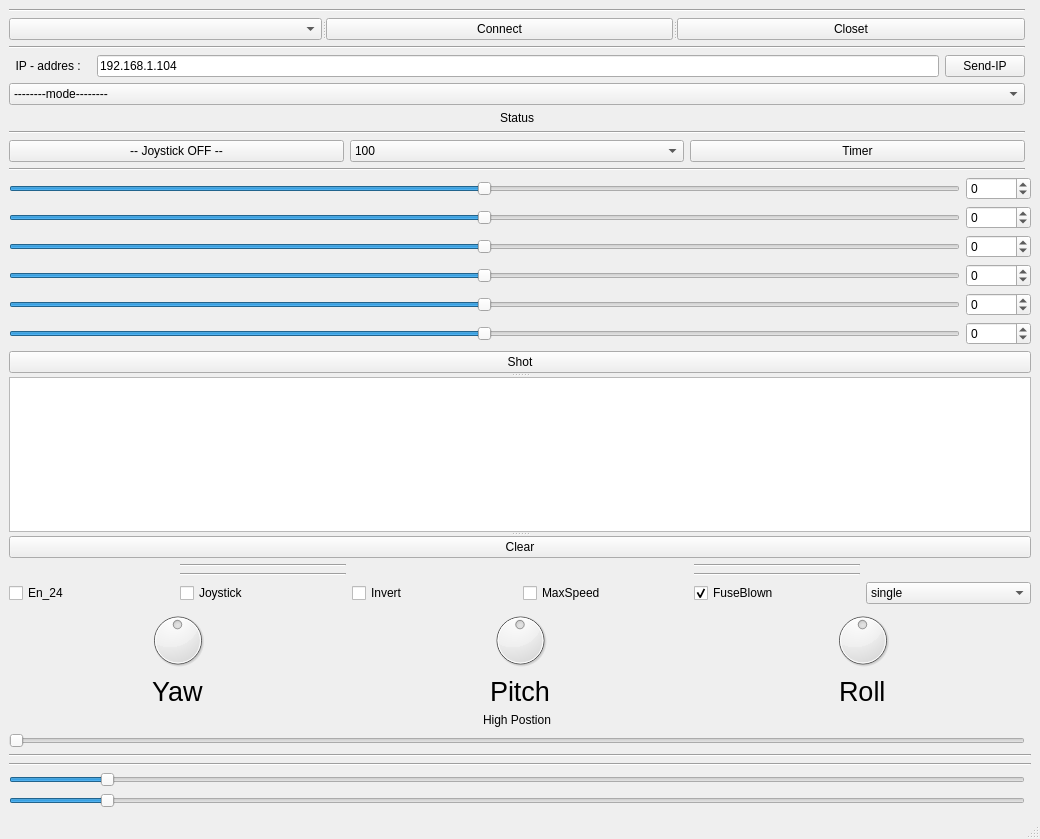
<?xml version="1.0" encoding="UTF-8"?>
<ui version="4.0">
 <class>MainWindow</class>
 <widget class="QMainWindow" name="MainWindow">
  <property name="geometry">
   <rect>
    <x>0</x>
    <y>0</y>
    <width>1040</width>
    <height>839</height>
   </rect>
  </property>
  <property name="windowTitle">
   <string>MainWindow</string>
  </property>
  <widget class="QWidget" name="centralwidget">
   <layout class="QGridLayout" name="gridLayout_6">
    <item row="8" column="0">
     <widget class="QSlider" name="horizontalSlider_coff2">
      <property name="minimum">
       <number>1</number>
      </property>
      <property name="maximum">
       <number>100</number>
      </property>
      <property name="value">
       <number>10</number>
      </property>
      <property name="orientation">
       <enum>Qt::Horizontal</enum>
      </property>
     </widget>
    </item>
    <item row="1" column="0" colspan="2">
     <widget class="QSplitter" name="splitter_3">
      <property name="orientation">
       <enum>Qt::Vertical</enum>
      </property>
      <widget class="QWidget" name="layoutWidget">
       <layout class="QVBoxLayout" name="verticalLayout">
        <item>
         <layout class="QHBoxLayout" name="horizontalLayout">
          <item>
           <widget class="QSlider" name="horizontalSlider_A">
            <property name="minimum">
             <number>-15</number>
            </property>
            <property name="maximum">
             <number>15</number>
            </property>
            <property name="orientation">
             <enum>Qt::Horizontal</enum>
            </property>
           </widget>
          </item>
          <item>
           <widget class="QSpinBox" name="spinBox_A">
            <property name="minimum">
             <number>-10000</number>
            </property>
            <property name="maximum">
             <number>10000</number>
            </property>
           </widget>
          </item>
         </layout>
        </item>
        <item>
         <layout class="QHBoxLayout" name="horizontalLayout_2">
          <item>
           <widget class="QSlider" name="horizontalSlider_B">
            <property name="minimum">
             <number>-15</number>
            </property>
            <property name="maximum">
             <number>15</number>
            </property>
            <property name="orientation">
             <enum>Qt::Horizontal</enum>
            </property>
           </widget>
          </item>
          <item>
           <widget class="QSpinBox" name="spinBox_B">
            <property name="minimum">
             <number>-10000</number>
            </property>
            <property name="maximum">
             <number>10000</number>
            </property>
           </widget>
          </item>
         </layout>
        </item>
        <item>
         <layout class="QHBoxLayout" name="horizontalLayout_3">
          <item>
           <widget class="QSlider" name="horizontalSlider_C">
            <property name="minimum">
             <number>-15</number>
            </property>
            <property name="maximum">
             <number>15</number>
            </property>
            <property name="orientation">
             <enum>Qt::Horizontal</enum>
            </property>
           </widget>
          </item>
          <item>
           <widget class="QSpinBox" name="spinBox_C">
            <property name="minimum">
             <number>-10000</number>
            </property>
            <property name="maximum">
             <number>10000</number>
            </property>
           </widget>
          </item>
         </layout>
        </item>
        <item>
         <layout class="QHBoxLayout" name="horizontalLayout_4">
          <item>
           <widget class="QSlider" name="horizontalSlider_D">
            <property name="minimum">
             <number>-10000</number>
            </property>
            <property name="maximum">
             <number>10000</number>
            </property>
            <property name="orientation">
             <enum>Qt::Horizontal</enum>
            </property>
           </widget>
          </item>
          <item>
           <widget class="QSpinBox" name="spinBox_D">
            <property name="minimum">
             <number>-10000</number>
            </property>
            <property name="maximum">
             <number>10000</number>
            </property>
           </widget>
          </item>
         </layout>
        </item>
        <item>
         <layout class="QHBoxLayout" name="horizontalLayout_5">
          <item>
           <widget class="QSlider" name="horizontalSlider_E">
            <property name="minimum">
             <number>-10000</number>
            </property>
            <property name="maximum">
             <number>10000</number>
            </property>
            <property name="orientation">
             <enum>Qt::Horizontal</enum>
            </property>
           </widget>
          </item>
          <item>
           <widget class="QSpinBox" name="spinBox_E">
            <property name="minimum">
             <number>-10000</number>
            </property>
            <property name="maximum">
             <number>10000</number>
            </property>
           </widget>
          </item>
         </layout>
        </item>
        <item>
         <layout class="QHBoxLayout" name="horizontalLayout_6">
          <item>
           <widget class="QSlider" name="horizontalSlider_F">
            <property name="minimum">
             <number>-10000</number>
            </property>
            <property name="maximum">
             <number>10000</number>
            </property>
            <property name="orientation">
             <enum>Qt::Horizontal</enum>
            </property>
           </widget>
          </item>
          <item>
           <widget class="QSpinBox" name="spinBox_F">
            <property name="minimum">
             <number>-10000</number>
            </property>
            <property name="maximum">
             <number>10000</number>
            </property>
           </widget>
          </item>
         </layout>
        </item>
        <item>
         <widget class="QPushButton" name="pushButton_Shot">
          <property name="text">
           <string>Shot</string>
          </property>
         </widget>
        </item>
       </layout>
      </widget>
      <widget class="QSplitter" name="splitter_2">
       <property name="orientation">
        <enum>Qt::Vertical</enum>
       </property>
       <widget class="QPlainTextEdit" name="plainTextEdit_Output">
        <property name="font">
         <font>
          <family>Ubuntu</family>
          <pointsize>12</pointsize>
          <italic>true</italic>
          <bold>false</bold>
         </font>
        </property>
       </widget>
       <widget class="QWidget" name="layoutWidget">
        <layout class="QVBoxLayout" name="verticalLayout_3">
         <item>
          <widget class="QPushButton" name="pushButton_Clear">
           <property name="text">
            <string>Clear</string>
           </property>
          </widget>
         </item>
         <item>
          <layout class="QGridLayout" name="gridLayout_5">
           <item row="2" column="2">
            <widget class="QCheckBox" name="checkBox_invert">
             <property name="text">
              <string>Invert</string>
             </property>
            </widget>
           </item>
           <item row="2" column="1">
            <widget class="QCheckBox" name="checkBox_JoystickIntegrateAngle">
             <property name="enabled">
              <bool>true</bool>
             </property>
             <property name="text">
              <string>Joystick</string>
             </property>
            </widget>
           </item>
           <item row="2" column="4">
            <widget class="QCheckBox" name="checkBox_FuseBlown">
             <property name="enabled">
              <bool>true</bool>
             </property>
             <property name="text">
              <string>FuseBlown</string>
             </property>
             <property name="checked">
              <bool>true</bool>
             </property>
            </widget>
           </item>
           <item row="1" column="1">
            <widget class="Line" name="line_5">
             <property name="orientation">
              <enum>Qt::Horizontal</enum>
             </property>
            </widget>
           </item>
           <item row="0" column="1">
            <widget class="Line" name="line_3">
             <property name="orientation">
              <enum>Qt::Horizontal</enum>
             </property>
            </widget>
           </item>
           <item row="0" column="4">
            <widget class="Line" name="line_4">
             <property name="orientation">
              <enum>Qt::Horizontal</enum>
             </property>
            </widget>
           </item>
           <item row="2" column="0">
            <widget class="QCheckBox" name="checkBox_En24">
             <property name="text">
              <string>En_24</string>
             </property>
            </widget>
           </item>
           <item row="1" column="4">
            <widget class="Line" name="line_8">
             <property name="orientation">
              <enum>Qt::Horizontal</enum>
             </property>
            </widget>
           </item>
           <item row="2" column="3">
            <widget class="QCheckBox" name="checkBox_maxSpeed">
             <property name="text">
              <string>MaxSpeed</string>
             </property>
            </widget>
           </item>
           <item row="2" column="5">
            <widget class="QComboBox" name="comboBox_TimeShot">
             <item>
              <property name="text">
               <string>single</string>
              </property>
             </item>
             <item>
              <property name="text">
               <string>two</string>
              </property>
             </item>
             <item>
              <property name="text">
               <string>all</string>
              </property>
             </item>
            </widget>
           </item>
          </layout>
         </item>
         <item>
          <layout class="QGridLayout" name="gridLayout_4">
           <item row="0" column="2">
            <layout class="QGridLayout" name="gridLayout_3">
             <item row="0" column="0">
              <widget class="QDial" name="dial_angle_roll">
               <property name="minimum">
                <number>-45000</number>
               </property>
               <property name="maximum">
                <number>45000</number>
               </property>
              </widget>
             </item>
             <item row="1" column="0" alignment="Qt::AlignHCenter">
              <widget class="QLabel" name="label_roll">
               <property name="font">
                <font>
                 <pointsize>20</pointsize>
                 <italic>false</italic>
                </font>
               </property>
               <property name="text">
                <string>Roll</string>
               </property>
              </widget>
             </item>
            </layout>
           </item>
           <item row="0" column="1">
            <layout class="QGridLayout" name="gridLayout_2">
             <item row="0" column="0">
              <widget class="QDial" name="dial_angle_pitch">
               <property name="minimum">
                <number>-45000</number>
               </property>
               <property name="maximum">
                <number>45000</number>
               </property>
              </widget>
             </item>
             <item row="1" column="0" alignment="Qt::AlignHCenter">
              <widget class="QLabel" name="label_pitch">
               <property name="font">
                <font>
                 <pointsize>20</pointsize>
                </font>
               </property>
               <property name="text">
                <string>Pitch</string>
               </property>
              </widget>
             </item>
            </layout>
           </item>
           <item row="0" column="0">
            <layout class="QGridLayout" name="gridLayout">
             <item row="1" column="0" alignment="Qt::AlignHCenter">
              <widget class="QLabel" name="label_yaw">
               <property name="font">
                <font>
                 <pointsize>20</pointsize>
                </font>
               </property>
               <property name="text">
                <string>Yaw</string>
               </property>
              </widget>
             </item>
             <item row="0" column="0">
              <widget class="QDial" name="dial_angle_yaw">
               <property name="minimum">
                <number>-45000</number>
               </property>
               <property name="maximum">
                <number>45000</number>
               </property>
              </widget>
             </item>
            </layout>
           </item>
          </layout>
         </item>
        </layout>
       </widget>
      </widget>
     </widget>
    </item>
    <item row="5" column="0" colspan="2">
     <widget class="Line" name="line_9">
      <property name="orientation">
       <enum>Qt::Horizontal</enum>
      </property>
     </widget>
    </item>
    <item row="4" column="0">
     <widget class="QSlider" name="horizontalSlider_HighPosition">
      <property name="maximum">
       <number>10000</number>
      </property>
      <property name="orientation">
       <enum>Qt::Horizontal</enum>
      </property>
     </widget>
    </item>
    <item row="7" column="0">
     <widget class="QSlider" name="horizontalSlider_coff1">
      <property name="minimum">
       <number>1</number>
      </property>
      <property name="maximum">
       <number>100</number>
      </property>
      <property name="singleStep">
       <number>10</number>
      </property>
      <property name="value">
       <number>10</number>
      </property>
      <property name="orientation">
       <enum>Qt::Horizontal</enum>
      </property>
     </widget>
    </item>
    <item row="0" column="0">
     <layout class="QVBoxLayout" name="verticalLayout_2">
      <item>
       <widget class="Line" name="line_2">
        <property name="orientation">
         <enum>Qt::Horizontal</enum>
        </property>
       </widget>
      </item>
      <item>
       <layout class="QHBoxLayout" name="horizontalLayout_7">
        <item>
         <widget class="QSplitter" name="splitter">
          <property name="orientation">
           <enum>Qt::Horizontal</enum>
          </property>
          <widget class="QComboBox" name="comboBox_SerialPorts"/>
          <widget class="QPushButton" name="pushButton_Connect">
           <property name="text">
            <string>Connect</string>
           </property>
          </widget>
          <widget class="QPushButton" name="pushButton_ColsetSerialPort">
           <property name="text">
            <string>Closet</string>
           </property>
          </widget>
         </widget>
        </item>
       </layout>
      </item>
      <item>
       <widget class="Line" name="line_6">
        <property name="orientation">
         <enum>Qt::Horizontal</enum>
        </property>
       </widget>
      </item>
      <item>
       <layout class="QHBoxLayout" name="horizontalLayout_8">
        <item>
         <widget class="QLabel" name="label">
          <property name="text">
           <string>  IP - addres :   </string>
          </property>
         </widget>
        </item>
        <item>
         <widget class="QLineEdit" name="lineEdit_IP">
          <property name="text">
           <string>192.168.1.104</string>
          </property>
         </widget>
        </item>
        <item alignment="Qt::AlignLeft">
         <widget class="QPushButton" name="pushButton_SendIP">
          <property name="text">
           <string>Send-IP</string>
          </property>
         </widget>
        </item>
       </layout>
      </item>
      <item>
       <widget class="QComboBox" name="comboBox_mode">
        <item>
         <property name="text">
          <string>--------mode--------</string>
         </property>
        </item>
        <item>
         <property name="text">
          <string>Joystik-Controls</string>
         </property>
        </item>
        <item>
         <property name="text">
          <string>Speed-Controls</string>
         </property>
        </item>
        <item>
         <property name="text">
          <string>Angle-Controls</string>
         </property>
        </item>
        <item>
         <property name="text">
          <string>InvidualControls-Position</string>
         </property>
        </item>
        <item>
         <property name="text">
          <string>InvidualControls-Velocity</string>
         </property>
        </item>
        <item>
         <property name="text">
          <string/>
         </property>
        </item>
        <item>
         <property name="text">
          <string/>
         </property>
        </item>
        <item>
         <property name="text">
          <string/>
         </property>
        </item>
       </widget>
      </item>
      <item alignment="Qt::AlignHCenter">
       <widget class="QLabel" name="label_Status">
        <property name="text">
         <string>Status</string>
        </property>
       </widget>
      </item>
      <item>
       <widget class="Line" name="line_7">
        <property name="orientation">
         <enum>Qt::Horizontal</enum>
        </property>
       </widget>
      </item>
      <item>
       <layout class="QHBoxLayout" name="horizontalLayout_9">
        <item>
         <widget class="QPushButton" name="pushButton_JoystikOn">
          <property name="text">
           <string>-- Joystick OFF --</string>
          </property>
         </widget>
        </item>
        <item>
         <widget class="QComboBox" name="comboBox_ShotTime">
          <item>
           <property name="text">
            <string>100</string>
           </property>
          </item>
          <item>
           <property name="text">
            <string>300</string>
           </property>
          </item>
          <item>
           <property name="text">
            <string>500</string>
           </property>
          </item>
         </widget>
        </item>
        <item>
         <widget class="QPushButton" name="pushButton_Timer2">
          <property name="text">
           <string>Timer</string>
          </property>
         </widget>
        </item>
       </layout>
      </item>
      <item>
       <widget class="Line" name="line">
        <property name="orientation">
         <enum>Qt::Horizontal</enum>
        </property>
       </widget>
      </item>
     </layout>
    </item>
    <item row="6" column="0" colspan="2">
     <widget class="Line" name="line_10">
      <property name="orientation">
       <enum>Qt::Horizontal</enum>
      </property>
     </widget>
    </item>
    <item row="3" column="0" alignment="Qt::AlignHCenter">
     <widget class="QLabel" name="label_2">
      <property name="text">
       <string>High Postion</string>
      </property>
     </widget>
    </item>
   </layout>
   <widget class="QWidget" name="layoutWidget">
    <property name="geometry">
     <rect>
      <x>340</x>
      <y>720</y>
      <width>176</width>
      <height>17</height>
     </rect>
    </property>
    <layout class="QHBoxLayout" name="horizontalLayout_10"/>
   </widget>
  </widget>
  <widget class="QMenuBar" name="menubar">
   <property name="geometry">
    <rect>
     <x>0</x>
     <y>0</y>
     <width>1040</width>
     <height>22</height>
    </rect>
   </property>
  </widget>
  <widget class="QStatusBar" name="statusbar"/>
 </widget>
 <resources/>
 <connections/>
</ui>
